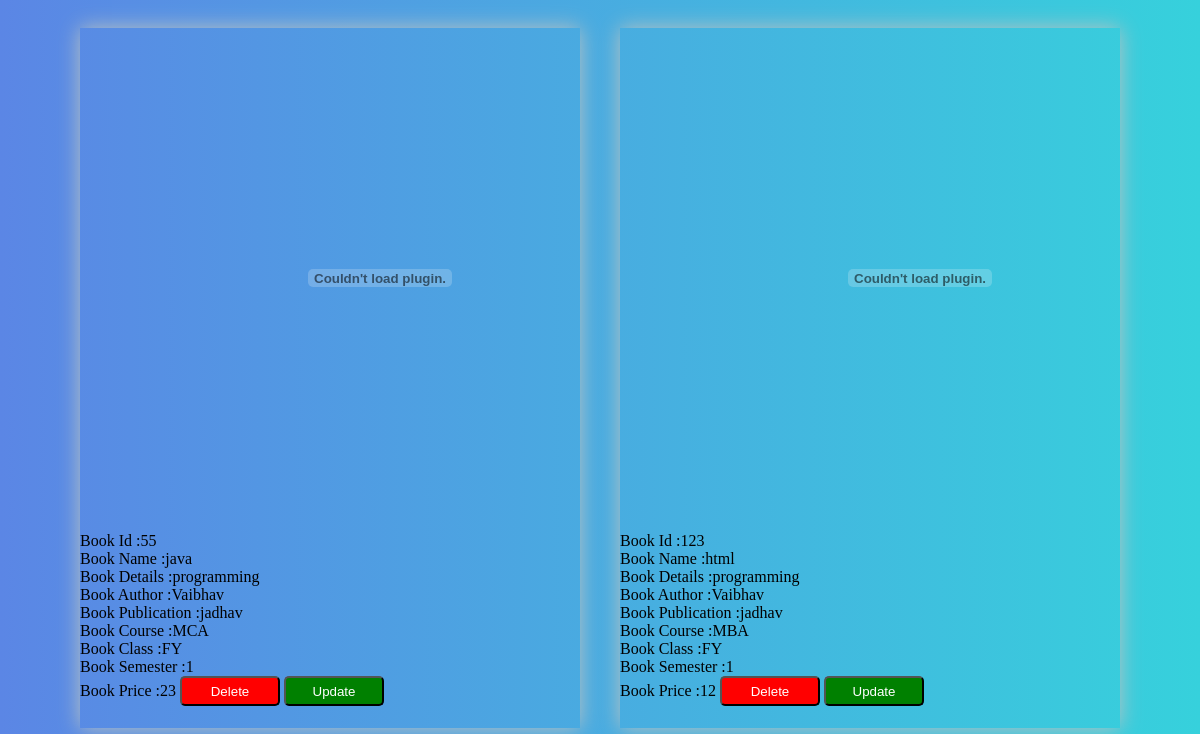
/teacher_show_book.php, run on the app's committed database.
### tables this page shows
CREATE TABLE `mybooks` (
  `id` int(11) NOT NULL,
  `bname` varchar(30) NOT NULL,
  `bDetails` varchar(30) NOT NULL,
  `bAuthor` varchar(30) NOT NULL,
  `bPublication` varchar(30) NOT NULL,
  `Course` varchar(30) NOT NULL,
  `sClass` varchar(30) NOT NULL,
  `Semester` varchar(30) NOT NULL,
  `BookPrice` varchar(30) NOT NULL,
  `book` varchar(30) NOT NULL,
  `booknumber` varchar(30) NOT NULL
);

### teacher_show_book.php (the view, shortened to what this page needs)
<!DOCTYPE html>
<html>
<head>
</head>
<body>
<div class="grand_parent">
	<div class="parent">
		<?php
       include("connection.php");
       $s="select * from mybooks";
       $q=mysqli_query($con,$s);
       while($f=mysqli_fetch_array($q)){
		?>
		<div class="child">
			<center>
			<?php echo "<embed src='".$f['book']."' id='book'>" ?>
			</center>
			<label><label>Book Id :<?php  echo $f['booknumber'];?></label><br>
			<label>Book Name :<?php  echo $f['bname'];?></label><br>
			<label>Book Details :<?php  echo $f['bDetails'];?></label><br>
			<label>Book Author :<?php  echo $f['bAuthor'];?></label><br>
            <label>Book Publication :<?php  echo $f['bPublication'];?></label><br>
            <label>Book Course :<?php  echo $f['Course'];?></label><br>
            <label>Book Class :<?php  echo $f['sClass'];?></label><br>
            <label>Book Semester :<?php  echo $f['Semester'];?></label><br>
            <label>Book Price :<?php  echo $f['BookPrice'];?></label>
          	<a href="delete_book.php?id=<?php  echo $f['booknumber'];?>"><button id="delete">Delete</button></a>
          	<a href="update_book.php?id=<?php  echo $f['booknumber'];?>"><button id="update">Update</button></a>
		</div>
		<?php
	}
	?>
	</div>
</div>
</body>
</html>

### teacher_show_book.php (style rules this page uses)
body { background: linear-gradient(to left,#36d1dc,#5b86e5); }
.grand_parent { width: 100%; height: 100vh; color: white; }
.parent { width: 90vw; height: auto; margin: auto; justify-content: space-around; display: flex; transition: all 0.2 linear; flex-wrap: wrap; }
.child { overflow: hidden; overflow: scroll; height: 700px; box-shadow: 0 0 20px #bac3c3; flex: 1 1 500px; margin: 20px; }
#book { width: 600px; height: 500px; }
label { color: black; }
#delete { width: 100px; height: 30px; order: none; border-radius: 5px; background: red; color: white; }
#update { width: 100px; height: 30px; order: none; border-radius: 5px; background: green; color: white; }

### data on the page
mybooks: booknumber "55", bname "java", bDetails "programming", bAuthor "Vaibhav", bPublication "jadhav", Course "MCA", sClass "FY", Semester "1", BookPrice "23"
mybooks: booknumber "123", bname "html", bDetails "programming", bAuthor "Vaibhav", bPublication "jadhav", Course "MBA", sClass "FY", Semester "1", BookPrice "12"
